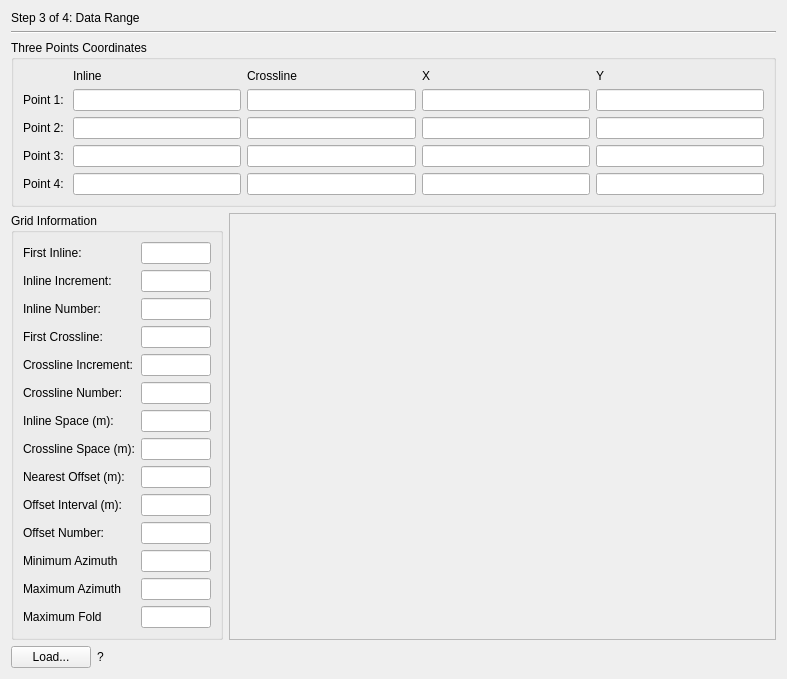
<?xml version="1.0" encoding="UTF-8"?>
<ui version="4.0">
 <class>LoadSegyDataRange</class>
 <widget class="QWidget" name="LoadSegyDataRange">
  <property name="geometry">
   <rect>
    <x>0</x>
    <y>0</y>
    <width>787</width>
    <height>650</height>
   </rect>
  </property>
  <property name="windowTitle">
   <string>Form</string>
  </property>
  <layout class="QGridLayout" name="gridLayout_3">
   <item row="0" column="0">
    <widget class="QLabel" name="label">
     <property name="sizePolicy">
      <sizepolicy hsizetype="Preferred" vsizetype="Fixed">
       <horstretch>0</horstretch>
       <verstretch>0</verstretch>
      </sizepolicy>
     </property>
     <property name="text">
      <string>Step 3 of 4: Data Range</string>
     </property>
    </widget>
   </item>
   <item row="1" column="0" colspan="2">
    <widget class="Line" name="line">
     <property name="orientation">
      <enum>Qt::Horizontal</enum>
     </property>
    </widget>
   </item>
   <item row="2" column="0" colspan="2">
    <widget class="QGroupBox" name="m_Grp3PointsCoordinates">
     <property name="sizePolicy">
      <sizepolicy hsizetype="Preferred" vsizetype="Fixed">
       <horstretch>0</horstretch>
       <verstretch>0</verstretch>
      </sizepolicy>
     </property>
     <property name="toolTip">
      <string>You can edit coordinates of three corner points.</string>
     </property>
     <property name="title">
      <string>Three Points Coordinates</string>
     </property>
     <layout class="QGridLayout" name="gridLayout">
      <item row="0" column="1">
       <widget class="QLabel" name="label_5">
        <property name="text">
         <string>Inline</string>
        </property>
       </widget>
      </item>
      <item row="0" column="2">
       <widget class="QLabel" name="label_10">
        <property name="text">
         <string>Crossline</string>
        </property>
       </widget>
      </item>
      <item row="0" column="3">
       <widget class="QLabel" name="label_11">
        <property name="text">
         <string>X</string>
        </property>
       </widget>
      </item>
      <item row="0" column="4">
       <widget class="QLabel" name="label_12">
        <property name="text">
         <string>Y</string>
        </property>
       </widget>
      </item>
      <item row="1" column="0">
       <widget class="QLabel" name="label_2">
        <property name="text">
         <string>Point 1: </string>
        </property>
       </widget>
      </item>
      <item row="1" column="1">
       <widget class="QLineEdit" name="m_EdtInlinePoint1">
        <property name="text">
         <string/>
        </property>
       </widget>
      </item>
      <item row="1" column="2">
       <widget class="QLineEdit" name="m_EdtCrossLinePoint1">
        <property name="text">
         <string/>
        </property>
       </widget>
      </item>
      <item row="1" column="3">
       <widget class="QLineEdit" name="m_EdtXPoint1">
        <property name="text">
         <string/>
        </property>
       </widget>
      </item>
      <item row="1" column="4">
       <widget class="QLineEdit" name="m_EdtYPoint1">
        <property name="text">
         <string/>
        </property>
       </widget>
      </item>
      <item row="2" column="0">
       <widget class="QLabel" name="label_3">
        <property name="text">
         <string>Point 2: </string>
        </property>
       </widget>
      </item>
      <item row="2" column="1">
       <widget class="QLineEdit" name="m_EdtInlinePoint2">
        <property name="text">
         <string/>
        </property>
       </widget>
      </item>
      <item row="2" column="2">
       <widget class="QLineEdit" name="m_EdtCrossLinePoint2">
        <property name="text">
         <string/>
        </property>
       </widget>
      </item>
      <item row="2" column="3">
       <widget class="QLineEdit" name="m_EdtXPoint2">
        <property name="text">
         <string/>
        </property>
       </widget>
      </item>
      <item row="2" column="4">
       <widget class="QLineEdit" name="m_EdtYPoint2">
        <property name="text">
         <string/>
        </property>
       </widget>
      </item>
      <item row="3" column="0">
       <widget class="QLabel" name="label_4">
        <property name="text">
         <string>Point 3: </string>
        </property>
       </widget>
      </item>
      <item row="3" column="1">
       <widget class="QLineEdit" name="m_EdtInlinePoint3">
        <property name="text">
         <string/>
        </property>
       </widget>
      </item>
      <item row="3" column="2">
       <widget class="QLineEdit" name="m_EdtCrossLinePoint3">
        <property name="text">
         <string/>
        </property>
       </widget>
      </item>
      <item row="3" column="3">
       <widget class="QLineEdit" name="m_EdtXPoint3">
        <property name="text">
         <string/>
        </property>
       </widget>
      </item>
      <item row="3" column="4">
       <widget class="QLineEdit" name="m_EdtYPoint3">
        <property name="text">
         <string/>
        </property>
       </widget>
      </item>
      <item row="4" column="0">
       <widget class="QLabel" name="m_LblPoint4">
        <property name="text">
         <string>Point 4:</string>
        </property>
       </widget>
      </item>
      <item row="4" column="1">
       <widget class="QLineEdit" name="m_EdtInlinePoint4">
        <property name="readOnly">
         <bool>true</bool>
        </property>
       </widget>
      </item>
      <item row="4" column="2">
       <widget class="QLineEdit" name="m_EdtCrossLinePoint4">
        <property name="readOnly">
         <bool>true</bool>
        </property>
       </widget>
      </item>
      <item row="4" column="3">
       <widget class="QLineEdit" name="m_EdtXPoint4"/>
      </item>
      <item row="4" column="4">
       <widget class="QLineEdit" name="m_EdtYPoint4"/>
      </item>
     </layout>
    </widget>
   </item>
   <item row="3" column="0">
    <widget class="QGroupBox" name="groupBox_2">
     <property name="sizePolicy">
      <sizepolicy hsizetype="Fixed" vsizetype="Preferred">
       <horstretch>0</horstretch>
       <verstretch>0</verstretch>
      </sizepolicy>
     </property>
     <property name="title">
      <string>Grid Information</string>
     </property>
     <layout class="QGridLayout" name="gridLayout_2">
      <item row="0" column="1">
       <widget class="QLineEdit" name="m_EdtFirstInline">
        <property name="maximumSize">
         <size>
          <width>70</width>
          <height>16777215</height>
         </size>
        </property>
        <property name="text">
         <string/>
        </property>
       </widget>
      </item>
      <item row="0" column="0">
       <widget class="QLabel" name="label_13">
        <property name="text">
         <string>First Inline:</string>
        </property>
       </widget>
      </item>
      <item row="1" column="1">
       <widget class="QLineEdit" name="m_EdtInlineIncrement">
        <property name="maximumSize">
         <size>
          <width>70</width>
          <height>16777215</height>
         </size>
        </property>
        <property name="text">
         <string/>
        </property>
       </widget>
      </item>
      <item row="2" column="0">
       <widget class="QLabel" name="label_15">
        <property name="text">
         <string>Inline Number:</string>
        </property>
       </widget>
      </item>
      <item row="8" column="1">
       <widget class="QLineEdit" name="lineEditStartOffset">
        <property name="maximumSize">
         <size>
          <width>70</width>
          <height>16777215</height>
         </size>
        </property>
        <property name="readOnly">
         <bool>true</bool>
        </property>
       </widget>
      </item>
      <item row="2" column="1">
       <widget class="QLineEdit" name="m_EdtInlineNumber">
        <property name="maximumSize">
         <size>
          <width>70</width>
          <height>16777215</height>
         </size>
        </property>
        <property name="text">
         <string/>
        </property>
       </widget>
      </item>
      <item row="3" column="0">
       <widget class="QLabel" name="label_19">
        <property name="text">
         <string>First Crossline:</string>
        </property>
       </widget>
      </item>
      <item row="3" column="1">
       <widget class="QLineEdit" name="m_EdtFirstCrossLine">
        <property name="maximumSize">
         <size>
          <width>70</width>
          <height>16777215</height>
         </size>
        </property>
        <property name="text">
         <string/>
        </property>
       </widget>
      </item>
      <item row="4" column="0">
       <widget class="QLabel" name="label_20">
        <property name="text">
         <string>Crossline Increment:</string>
        </property>
       </widget>
      </item>
      <item row="4" column="1">
       <widget class="QLineEdit" name="m_EdtCrossLineIncrement">
        <property name="maximumSize">
         <size>
          <width>70</width>
          <height>16777215</height>
         </size>
        </property>
        <property name="text">
         <string/>
        </property>
       </widget>
      </item>
      <item row="11" column="0">
       <widget class="QLabel" name="labelMinAzim">
        <property name="text">
         <string>Minimum Azimuth</string>
        </property>
       </widget>
      </item>
      <item row="6" column="1">
       <widget class="QLineEdit" name="m_EdtInlineSpace">
        <property name="enabled">
         <bool>true</bool>
        </property>
        <property name="maximumSize">
         <size>
          <width>70</width>
          <height>16777215</height>
         </size>
        </property>
        <property name="text">
         <string/>
        </property>
        <property name="readOnly">
         <bool>true</bool>
        </property>
       </widget>
      </item>
      <item row="7" column="0">
       <widget class="QLabel" name="m_LblCrossSpaceUnit">
        <property name="text">
         <string>Crossline Space (m):</string>
        </property>
       </widget>
      </item>
      <item row="7" column="1">
       <widget class="QLineEdit" name="m_EdtCrossSpace">
        <property name="enabled">
         <bool>true</bool>
        </property>
        <property name="maximumSize">
         <size>
          <width>70</width>
          <height>16777215</height>
         </size>
        </property>
        <property name="text">
         <string/>
        </property>
        <property name="readOnly">
         <bool>true</bool>
        </property>
       </widget>
      </item>
      <item row="1" column="0">
       <widget class="QLabel" name="label_14">
        <property name="text">
         <string>Inline Increment:</string>
        </property>
       </widget>
      </item>
      <item row="15" column="0">
       <spacer name="verticalSpacer">
        <property name="orientation">
         <enum>Qt::Vertical</enum>
        </property>
        <property name="sizeHint" stdset="0">
         <size>
          <width>20</width>
          <height>40</height>
         </size>
        </property>
       </spacer>
      </item>
      <item row="8" column="0">
       <widget class="QLabel" name="labelStartOffset">
        <property name="text">
         <string>Nearest Offset (m):</string>
        </property>
       </widget>
      </item>
      <item row="9" column="0">
       <widget class="QLabel" name="labelOffsetInc">
        <property name="text">
         <string>Offset Interval (m):</string>
        </property>
       </widget>
      </item>
      <item row="10" column="0">
       <widget class="QLabel" name="labelOffsetNumber">
        <property name="text">
         <string>Offset Number:</string>
        </property>
       </widget>
      </item>
      <item row="9" column="1">
       <widget class="QLineEdit" name="lineEditOffsetInc">
        <property name="maximumSize">
         <size>
          <width>70</width>
          <height>16777215</height>
         </size>
        </property>
        <property name="readOnly">
         <bool>true</bool>
        </property>
       </widget>
      </item>
      <item row="10" column="1">
       <widget class="QLineEdit" name="lineEditOffsetNumber">
        <property name="maximumSize">
         <size>
          <width>70</width>
          <height>16777215</height>
         </size>
        </property>
        <property name="readOnly">
         <bool>true</bool>
        </property>
       </widget>
      </item>
      <item row="6" column="0">
       <widget class="QLabel" name="m_LblInLineUnit">
        <property name="text">
         <string>Inline Space (m):</string>
        </property>
       </widget>
      </item>
      <item row="5" column="1">
       <widget class="QLineEdit" name="m_EdtCrosslineNumber">
        <property name="maximumSize">
         <size>
          <width>70</width>
          <height>16777215</height>
         </size>
        </property>
        <property name="text">
         <string/>
        </property>
       </widget>
      </item>
      <item row="5" column="0">
       <widget class="QLabel" name="label_21">
        <property name="text">
         <string>Crossline Number:</string>
        </property>
       </widget>
      </item>
      <item row="12" column="1">
       <widget class="QLineEdit" name="lineEditMaxAzim">
        <property name="maximumSize">
         <size>
          <width>70</width>
          <height>16777215</height>
         </size>
        </property>
        <property name="readOnly">
         <bool>true</bool>
        </property>
       </widget>
      </item>
      <item row="12" column="0">
       <widget class="QLabel" name="labelMaxAzim">
        <property name="text">
         <string>Maximum Azimuth</string>
        </property>
       </widget>
      </item>
      <item row="11" column="1">
       <widget class="QLineEdit" name="lineEditMinAzim">
        <property name="maximumSize">
         <size>
          <width>70</width>
          <height>16777215</height>
         </size>
        </property>
        <property name="readOnly">
         <bool>true</bool>
        </property>
       </widget>
      </item>
      <item row="13" column="0">
       <widget class="QLabel" name="labelMaxFold">
        <property name="text">
         <string>Maximum Fold</string>
        </property>
       </widget>
      </item>
      <item row="13" column="1">
       <widget class="QLineEdit" name="lineEditMaxFold">
        <property name="maximumSize">
         <size>
          <width>70</width>
          <height>16777215</height>
         </size>
        </property>
        <property name="readOnly">
         <bool>true</bool>
        </property>
       </widget>
      </item>
     </layout>
    </widget>
   </item>
   <item row="3" column="1">
    <widget class="CXPageLoadSegyUtmView" name="m_UtmToolView">
     <property name="frameShape">
      <enum>QFrame::StyledPanel</enum>
     </property>
     <property name="frameShadow">
      <enum>QFrame::Raised</enum>
     </property>
    </widget>
   </item>
   <item row="4" column="0" colspan="2">
    <layout class="QHBoxLayout" name="horizontalLayout">
     <item>
      <widget class="QPushButton" name="m_BtnLoad">
       <property name="sizePolicy">
        <sizepolicy hsizetype="Fixed" vsizetype="Fixed">
         <horstretch>0</horstretch>
         <verstretch>0</verstretch>
        </sizepolicy>
       </property>
       <property name="text">
        <string>Load...</string>
       </property>
      </widget>
     </item>
     <item>
      <widget class="QLabel" name="label_6">
       <property name="sizePolicy">
        <sizepolicy hsizetype="Fixed" vsizetype="Fixed">
         <horstretch>0</horstretch>
         <verstretch>0</verstretch>
        </sizepolicy>
       </property>
       <property name="maximumSize">
        <size>
         <width>20</width>
         <height>20</height>
        </size>
       </property>
       <property name="text">
        <string>?</string>
       </property>
      </widget>
     </item>
     <item>
      <widget class="QLabel" name="m_LblFilePath">
       <property name="sizePolicy">
        <sizepolicy hsizetype="Preferred" vsizetype="Fixed">
         <horstretch>0</horstretch>
         <verstretch>0</verstretch>
        </sizepolicy>
       </property>
       <property name="text">
        <string/>
       </property>
      </widget>
     </item>
    </layout>
   </item>
  </layout>
 </widget>
 <customwidgets>
  <customwidget>
   <class>CXPageLoadSegyUtmView</class>
   <extends>QFrame</extends>
   <header location="global">xpageloadsegyutmview.h</header>
   <container>1</container>
  </customwidget>
 </customwidgets>
 <resources/>
 <connections/>
</ui>
